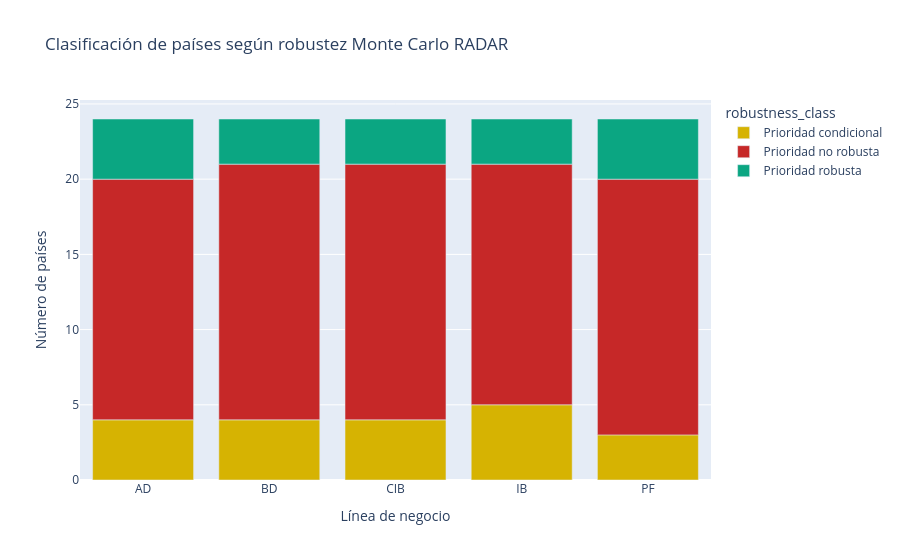

The notebook cell saved with this chart:
### Markdown cell above
## 9. Clasificación de robustez: de ranking puntual a decisión probabilística

La robustez se interpreta con cuatro variables:

1. **Ranking medio:** posición esperada bajo escenarios.
2. **Volatilidad del ranking:** sensibilidad ante pesos.
3. **Probabilidad Top-N:** probabilidad de seguir entre los países prioritarios.
4. **Probabilidad por banda:** estabilidad de atractividad, aunque la posición exacta cambie.

La clasificación ejecutiva recomendada es:

- **Prioridad robusta:** alta probabilidad de Top 5 y banda alta.
- **Prioridad condicional:** alta probabilidad de Top 10 y banda alta/media-alta.
- **Alta sensibilidad:** volatilidad elevada; requiere revisión de drivers.
- **No robusta:** buen ranking base insuficiente o baja estabilidad probabilística.

### Code cell
radar_rank_robustness = mc_radar["rank_robustness"]
radar_topn = mc_radar["topn_probabilities"]
radar_tiers = mc_radar["tier_probabilities"]

radar_robustness_exec = (
    radar_rank_robustness
    .merge(radar_topn, on=["business_line", "country_iso3"], how="left")
    .merge(radar_tiers, on=["business_line", "country_iso3"], how="left")
)

for col in ["Alta", "Media-alta", "Media", "Baja"]:
    if col not in radar_robustness_exec.columns:
        radar_robustness_exec[col] = 0.0


def classify_rank_robustness(row: pd.Series) -> str:
    """Clasifica robustez ejecutiva país-línea."""
    prob_top_5 = row.get("prob_top_5", 0.0)
    prob_top_10 = row.get("prob_top_10", 0.0)
    prob_high = row.get("Alta", 0.0)
    prob_high_mid = row.get("Alta", 0.0) + row.get("Media-alta", 0.0)
    std_rank = row.get("std_rank", 999.0)

    if prob_top_5 >= 0.80 and prob_high >= 0.70:
        return "Prioridad robusta"
    if prob_top_10 >= 0.70 and prob_high_mid >= 0.70:
        return "Prioridad condicional"
    if std_rank >= 4:
        return "Alta sensibilidad"
    return "Prioridad no robusta"


def confidence_label(row: pd.Series) -> str:
    """Etiqueta de confiabilidad para comunicación ejecutiva."""
    if row["robustness_class"] == "Prioridad robusta":
        return "Alta confiabilidad"
    if row["robustness_class"] == "Prioridad condicional":
        return "Confiabilidad media"
    if row["robustness_class"] == "Alta sensibilidad":
        return "Baja confiabilidad sin validación adicional"
    return "No prioritario / baja evidencia"

radar_robustness_exec["robustness_class"] = radar_robustness_exec.apply(classify_rank_robustness, axis=1)
radar_robustness_exec["confidence_label"] = radar_robustness_exec.apply(confidence_label, axis=1)

robustness_counts = (
    radar_robustness_exec
    .groupby(["business_line", "robustness_class"])
    .size()
    .rename("n_countries")
    .reset_index()
)

display(style_table(robustness_counts, gradient_cols=["n_countries"], format_dict={"n_countries": "{:.0f}"}))

fig = px.bar(
    robustness_counts,
    x="business_line",
    y="n_countries",
    color="robustness_class",
    title="Clasificación de países según robustez Monte Carlo RADAR",
    color_discrete_map={
        "Prioridad robusta": CIBEST["green"],
        "Prioridad condicional": CIBEST["gold"],
        "Alta sensibilidad": CIBEST["amber"],
        "Prioridad no robusta": CIBEST["red"],
    },
)
fig.update_layout(xaxis_title="Línea de negocio", yaxis_title="Número de países")
fig.show()

### Figure 1 — Plotly figure (JSON) as saved in the notebook; plotly's stock layout.template omitted (floating-point values rounded to 4 significant figures)
{"data": [{"hovertemplate": "robustness_class=Prioridad condicional<br>business_line=%{x}<br>n_countries=%{y}<extra></extra>", "legendgroup": "Prioridad condicional", "marker": {"color": "#D6B302", "pattern": {"shape": ""}}, "name": "Prioridad condicional", "orientation": "v", "showlegend": true, "textposition": "auto", "type": "bar", "x": ["AD", "BD", "CIB", "IB", "PF"], "xaxis": "x", "y": [4, 4, 4, 5, 3], "yaxis": "y"}, {"hovertemplate": "robustness_class=Prioridad no robusta<br>business_line=%{x}<br>n_countries=%{y}<extra></extra>", "legendgroup": "Prioridad no robusta", "marker": {"color": "#C62828", "pattern": {"shape": ""}}, "name": "Prioridad no robusta", "orientation": "v", "showlegend": true, "textposition": "auto", "type": "bar", "x": ["AD", "BD", "CIB", "IB", "PF"], "xaxis": "x", "y": [16, 17, 17, 16, 17], "yaxis": "y"}, {"hovertemplate": "robustness_class=Prioridad robusta<br>business_line=%{x}<br>n_countries=%{y}<extra></extra>", "legendgroup": "Prioridad robusta", "marker": {"color": "#0BA682", "pattern": {"shape": ""}}, "name": "Prioridad robusta", "orientation": "v", "showlegend": true, "textposition": "auto", "type": "bar", "x": ["AD", "BD", "CIB", "IB", "PF"], "xaxis": "x", "y": [4, 3, 3, 3, 4], "yaxis": "y"}], "layout": {"barmode": "relative", "legend": {"title": {"text": "robustness_class"}, "tracegroupgap": 0}, "title": {"text": "Clasificación de países según robustez Monte Carlo RADAR"}, "xaxis": {"anchor": "y", "domain": [0, 1], "title": {"text": "Línea de negocio"}}, "yaxis": {"anchor": "x", "domain": [0, 1], "title": {"text": "Número de países"}}}}
